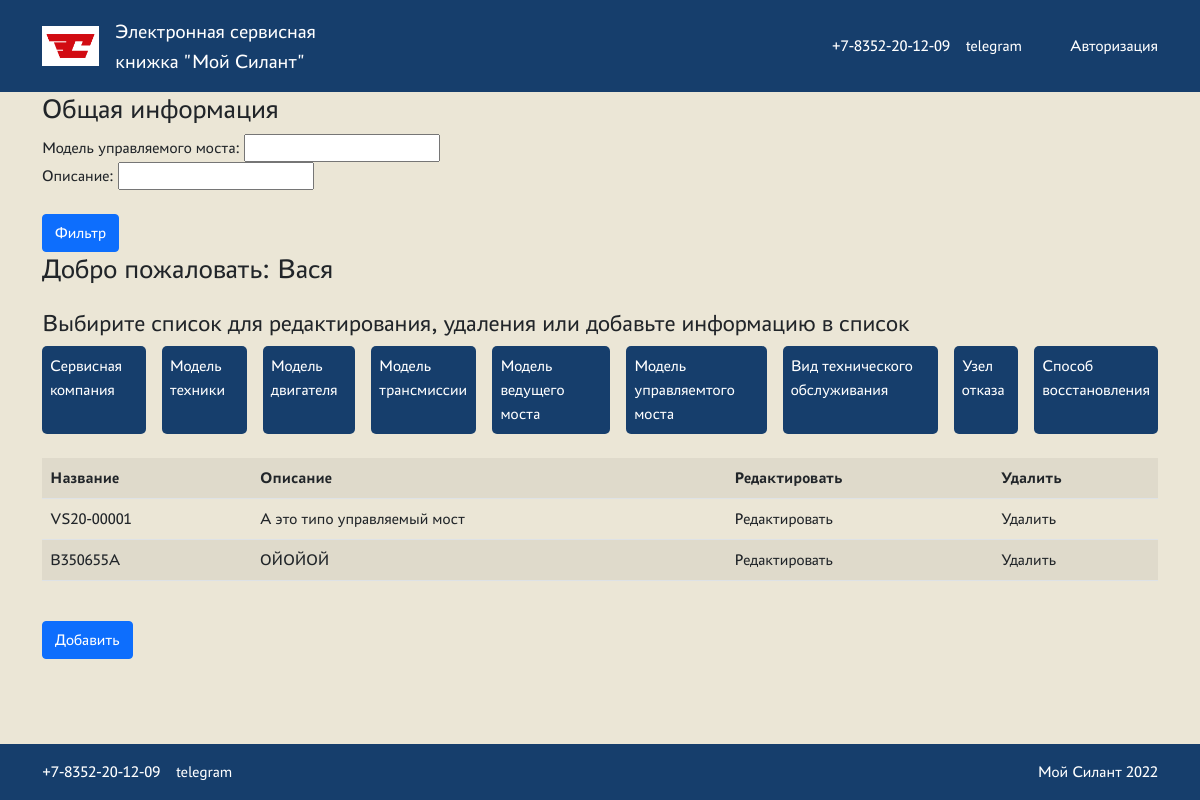
Page /saxlemodel/ (signed in) on the committed database.
### src/models.py (models this page shows, shortened)
class SteeringAxleModel(models.Model):
    name = models.TextField(verbose_name="Модель управляемого моста")
    description = models.TextField(blank=True, verbose_name="Описание")
    class Meta:
        verbose_name = "Модель управляемого моста"

### src/views.py (the view)
# urls.py: path('saxlemodel/', SteeringAxleModelListView.as_view(), name='saxlemodel'),
class SteeringAxleModelListView(PermissionRequiredMixin, ListView):
    permission_required = ("src.view_steeringaxlemodel",)
    model = SteeringAxleModel
    context_object_name = "steeringbridgemodel"
    template_name = "./lists/steeringbridgemodel_list.html"
    queryset = SteeringAxleModel.objects.all()
    login_url = "/"
    def get_context_data(self, *args, **kwargs):
        context = super().get_context_data(**kwargs)
        context["filter"] = SteeringAxleModelFilter(self.request.GET, queryset=self.get_queryset())
        return context

### templates/lists/steeringbridgemodel_list.html
<!DOCTYPE html>
{% extends "default.html" %}
{% load static %}
{% block content %}
    <section class="claim">
        <h3 class="heading"> Общая информация</h3>
        <form method="GET">
            {{ filter.form }}
            <div>
                <input class="btn btn-primary mt-4" type="submit" value="Фильтр">
            </div>
        </form>
        <h3 class="heading">Добро пожаловать: {{ request.user.first_name }}</h3>
        <h4 class="search__description mt-4">
            Выбирите список для редактирования, удаления или добавьте информацию в список
        </h4>
        <nav class="btn-wrapper">
            <ul class="nav-btns">
                <li class="nav-item">
                    <a href="/servicecompany/">Сервисная компания</a>
                </li>
                <li class="nav-item">
                    <a href="/machinemodel/">Модель техники</a>
                </li>
                <li class="nav-item">
                    <a href="/enginemodel/">Модель двигателя</a>
                </li>
                <li class="nav-item">
                    <a href="/transmissionmodel/">Модель трансмиссии</a>
                </li>
                <li class="nav-item">
                    <a href="/daxlemodel/">Модель ведущего моста</a>
                </li>
                <li class="nav-item">
                    <a href="/saxlemodel/">Модель управляемтого моста</a>
                </li>
                <li class="nav-item">
                    <a href="/maintenancetype/">Вид технического обслуживания</a>
                </li>
                <li class="nav-item">
                    <a href="/breakdownunit/">Узел отказа</a>
                </li>
                <li class="nav-item">
                    <a href="/recovermethod/">Способ восстановления</a>
                </li>
            </ul>
        </nav>
        <div class="table-responsive mt-4">
            <table class="table table-striped">
                <tbody>
                <tr>
                    <th>Название</th>
                    <th>Описание</th>
                    <th>Редактировать</th>
                    <th>Удалить</th>
                </tr>
                {% for m in filter.qs %}
                    <tr id="myUL">
                        <td>{{ m.name }}</td>
                        <td>{{ m.description }}</td>
                        <td><a href="{% url 'edit_saxlemodel' m.pk %}">Редактировать</a></td>
                        <td><a href="{% url 'delete_saxlemodel' m.pk %}">Удалить</a></td>
                    </tr>
                {% endfor %}
                </tbody>
            </table>
            <div class="btn btn-primary mt-4">
                <a href="{% url 'create_saxlemodel' %}">Добавить</a>
            </div>
        </div>
    </section>
{% endblock content %}

### static/css/styles.css (style rules this page uses)
:root { --color-primary: #163E6C; --color-secondary: #EBE6D6; --color-danger: #D20A11; --color-text-primary: #FFFFFF; }
*, *:before, *:after { margin: 0; padding: 0; box-sizing: border-box; }
a { text-decoration: none; color: inherit; }
ul,li { list-style-type: none; margin: 0; padding: 0; }
body { font-family: "PT Astra Sans"; margin: 0; display: flex; flex-direction: column; min-height: 100vh; }
.nav-btns { display: flex; gap: 1rem; }
.nav-item { background-color: var(--color-primary); color: var(--color-text-primary); padding: 0.5rem; border-radius: 5px; }

### rows in the picture
SteeringAxleModel: name "VS20-00001", description "А это типо управляемый мост"
SteeringAxleModel: name "B350655A", description "ОЙОЙОЙ"

### other values in the picture
{{ request.user.first_name }} "Вася"
